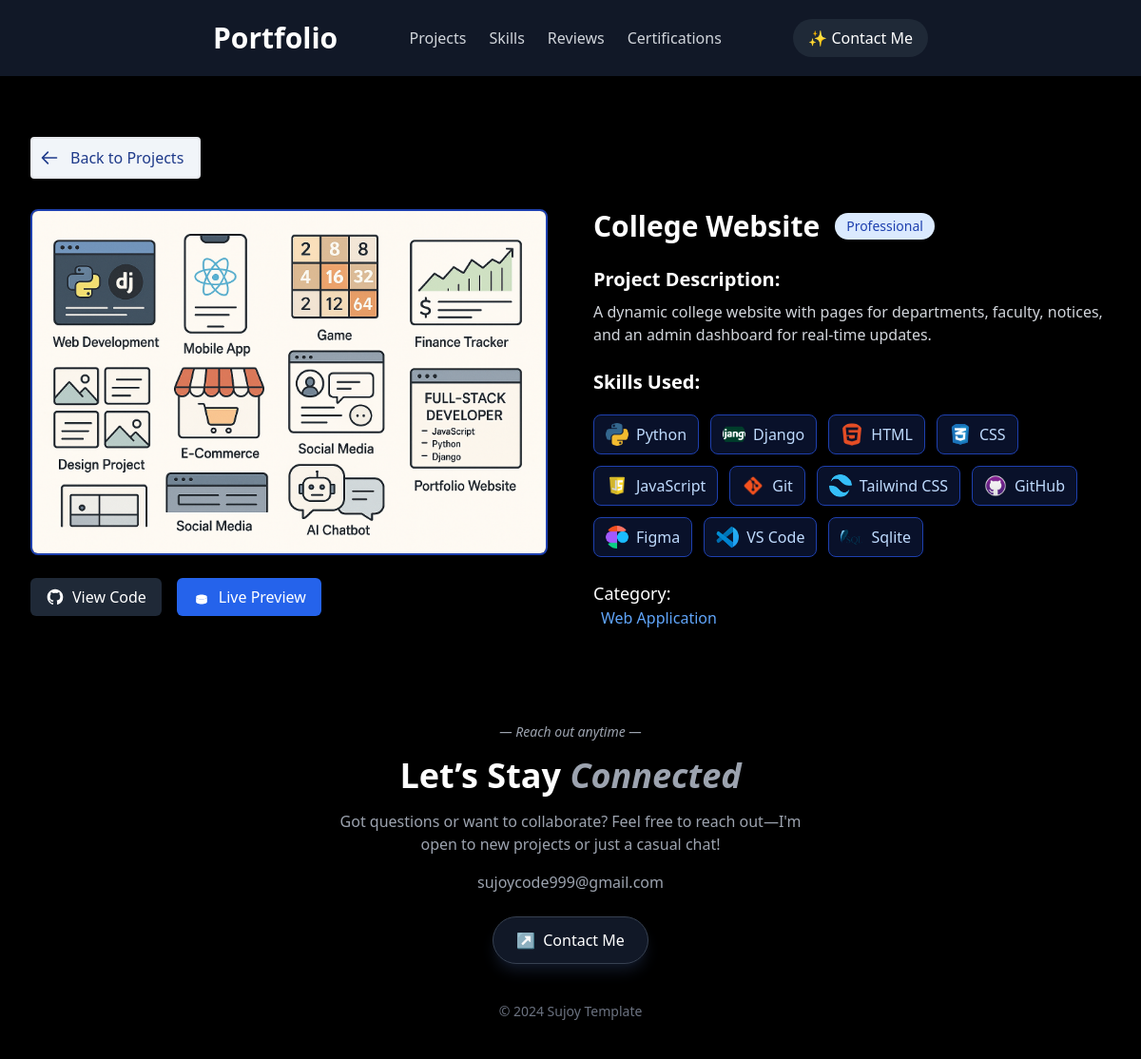
/projects/6/, run on the app's committed database.
### pages/models.py (models this page shows, shortened)
class Project(models.Model):
    project_name = models.CharField(max_length=200)
    project_type = models.CharField(max_length=20, choices=[('personal', 'Personal'), ('professional', 'Professional')])
    category = models.CharField(max_length=100)
    description = models.TextField()
    image = models.ImageField(upload_to='projects/')
    github_link = models.URLField(blank=True, null=True , default='https://twitter.com/')
    preview_link = models.URLField(blank=True, null=True, default='https://twitter.com/')
    skills_used = models.ManyToManyField(All_Skills, blank=True)

class All_Skills(models.Model):
    skills_name = models.CharField(max_length=100)
    skills_img = models.ImageField(upload_to='skills_images/')
    proficiency = models.IntegerField(help_text="Proficiency level from 1 to 10")

### pages/views.py (the view)
# urls.py: path('projects/<int:pk>/', views.project_detail, name='project_detail'),
def project_detail(request, pk):
    project = get_object_or_404(Project, pk=pk)
    return render(request, 'project_detils.html', {'project': project})

### templates/project_detils.html (shortened to what this page needs)
{% extends "base.html" %}
{% block content %}
<section class="py-12 px-4 sm:px-6 lg:px-8 max-w-7xl mx-auto mt-24">
    <div class="mb-8">
        <a href="{% url 'projects_list' %}" class="inline-flex items-center  text-blue-900 hover:text-blue-800 border-2 rounded px-2 bg-slate-100">
            <svg class="w-5 h-5 mr-1" fill="none" stroke="currentColor" viewBox="0 0 24 24">
                <path stroke-linecap="round" stroke-linejoin="round" stroke-width="2" d="M10 19l-7-7m0 0l7-7m-7 7h18" />
            </svg>
            <span class="p-2">Back to Projects</span>
        </a>
    </div>
    <div class="grid grid-cols-1 lg:grid-cols-2 gap-12">
        <div>
            <div class="rounded-lg overflow-hidden shadow-lg mb-6 border-2 border-blue-800">
                <img src="{{ project.image.url }}" alt="{{ project.project_name }}" class="w-full h-auto">
            </div>
            <div class="flex flex-wrap gap-4 mb-6">
                {% if project.github_link %}
                <a href="{{ project.github_link }}" target="_blank" class="inline-flex items-center px-4 py-2 bg-gray-800 text-white rounded-md hover:bg-gray-700 transition-colors">
                    <span>View Code</span>
                </a>
                {% endif %}
                {% if project.preview_link %}
                <a href="{{ project.preview_link }}" target="_blank" class="inline-flex items-center px-4 py-2 bg-blue-600 text-white rounded-md hover:bg-blue-700 transition-colors">
                    <svg class="w-5 h-5 mr-2" fill="currentColor" viewBox="0 0 24 24">
                        <path d="M12 15c3.866 0 7-1.343 7-3s-3.134-3-7-3-7 1.343-7 3 3.134 3 7 3z" />
                        <path d="M12 15c3.866 0 7-1.343 7-3v6c0 1.657-3.134 3-7 3s-7-1.343-7-3v-6c0 1.657 3.134 3 7 3z" />
                    </svg>
                    <span>Live Preview</span>
                </a>
                {% endif %}
            </div>
        </div>
        <div>
            <div class="flex items-center gap-4 mb-6">
                <h1 class="text-3xl font-bold text-white  decoration-blue-500 decoration-2">{{ project.project_name }}</h1>
                <span class="px-3 py-1 text-sm rounded-full bg-blue-100 text-blue-800 dark:bg-blue-900 dark:text-blue-200">
                    {{ project.get_project_type_display }}
                </span>
            </div>
            <div class="mb-6">
                <h2 class="text-xl font-semibold text-white mb-2  decoration-blue-400 decoration-2">Project Description:</h2>
                <div class="prose dark:prose-invert max-w-none text-gray-300">
                    {{ project.description|linebreaks }}
                </div>
            </div>
            <div>
                <h2 class="text-xl font-semibold text-white mb-2  decoration-blue-400 decoration-2">Skills Used:</h2>
                <div class="flex flex-wrap gap-3 mt-5">
                    {% for skill in project.skills_used.all %}
                    <div class="flex items-center gap-2 px-3 py-2 bg-blue-900/30 rounded-lg border border-blue-800">
                        <img src="{{ skill.skills_img.url }}" alt="{{ skill.skills_name }}" class="w-6 h-6 rounded-full object-cover">
                        <span class="text-blue-200 font-medium">{{ skill.skills_name }}</span>
                    </div>
                    {% endfor %}
                </div>
            </div>
            <div class="mt-6">
                <div>
                    <h2 class="text-lg font-medium text-white">Category:</h2>
                    <p class="text-blue-400 font-medium px-2">{{ project.category }}</p>
                </div>
        </div>
        </div>
    </div>
</section>
{% endblock %}

### data on the page
Project: image (picture), project_name "College Website", project_type "Professional", description "A dynamic college website with pages for departments, faculty, notices, and an admin dashboard for real-time updates.", category "Web Application"
All_Skills: skills_img (picture), skills_name "Python"
All_Skills: skills_img (picture), skills_name "Django"
All_Skills: skills_img (picture), skills_name "HTML"
All_Skills: skills_img (picture), skills_name "CSS"
All_Skills: skills_img (picture), skills_name "JavaScript"
All_Skills: skills_img (picture), skills_name "Git"
All_Skills: skills_img (picture), skills_name "Tailwind CSS"
All_Skills: skills_img (picture), skills_name "GitHub"
All_Skills: skills_img (picture), skills_name "Figma"
All_Skills: skills_img (picture), skills_name "VS Code"
All_Skills: skills_img (picture), skills_name "Sqlite"
